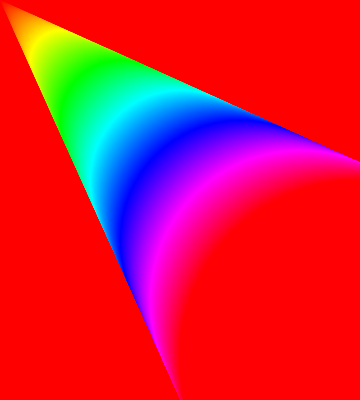
Frame 1 (no input)
Frame 60 (no input): identical to frame 1, image omitted
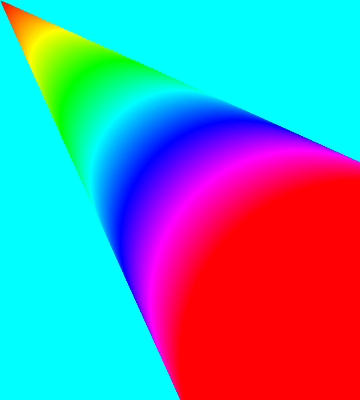
Frame 120 (the mouse pressed at the canvas centre since frame 60)

The p5.js sketch that drew these frames (run headless with seeded random() and noise() and a simulated clock; from frame 60 on, the mouse is pressed at the canvas centre):

// p5.js sketch
// ── sketch.js
function setup() {
  createCanvas(360, 400);
  colorMode(HSB);
  noStroke()
;}

function draw() {
  background(mouseX,150,150);
  
  for(var i = 0; i <width; i=i+1){
  	fill(i, 100, 100);
    ellipse(i, i, i, i);

  
  }
}
